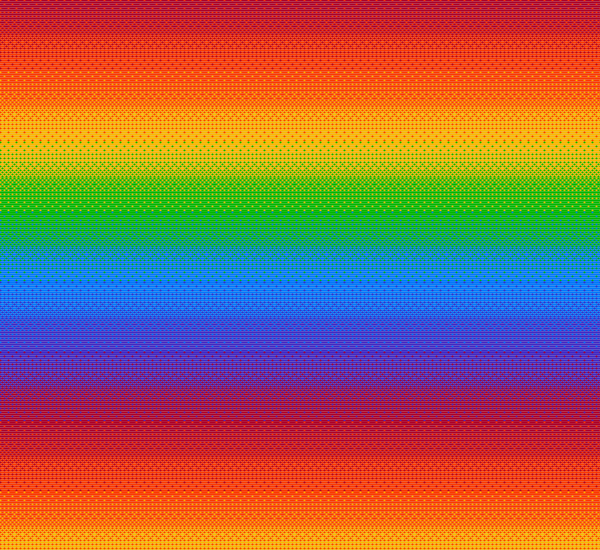
Frame 1 (no input)
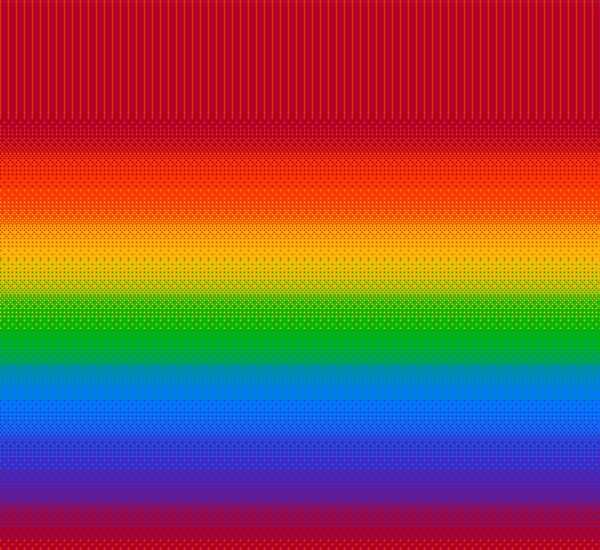
Frame 60 (the mouse pressed at the canvas centre just before this capture)
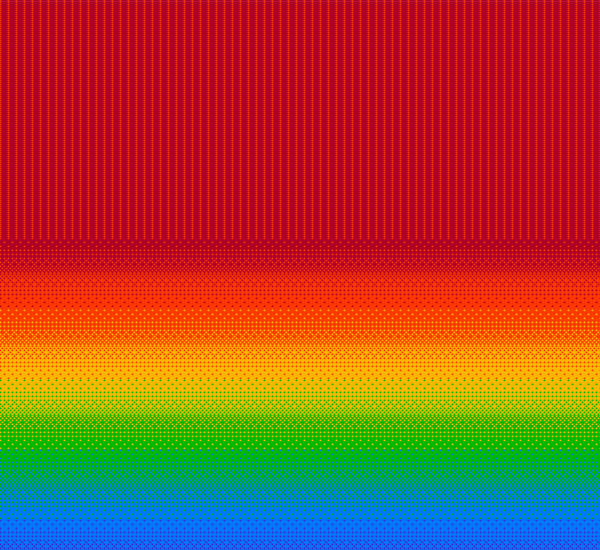
Frame 120 (the mouse held since frame 60 and released just before this capture)

The Processing sketch that drew these frames (run headless with seeded random() and noise(); from frame 60 on, the mouse is pressed at the canvas centre):

// Processing sketch: rainbow_loop
// ── rainbow_loop.pde
int x = 0;
int y = 0;
int row = 0;
//color[] palette = {
// color(255, 10, 0),
 
//};
void setup() {
  size(600, 550);
  frameRate(600);
}
void draw() {
  //scale(random(.5, 2));
  scale(2);
  
  //color red1 = color(255,30,0);
  
  //for loop?
  pixelGradient(row + 0 % height, 172, 0, 40, 252, 56, 0);
  pixelGradient(row + (35 * 1)+1 % height, 252, 56, 0, 252, 184, 0);
  pixelGradient(row + (35 * 2)+1 % height, 252, 184, 0, 0, 184, 0);
  pixelGradient(row + (35 * 3)+1 % height, 0, 184, 0, 0, 120, 252);
  pixelGradient(row + (35 * 4)+1 % height, 0, 120, 252, 64, 40, 196);
  pixelGradient(row + (35 * 5)+1 % height, 64, 40, 196, 172, 0, 40);  
  pixelGradient(row + (35 * 6)+1 % height, 172, 0, 40, 252, 56, 0);  
  pixelGradient(row + (35 * 7)+1 % height, 252, 56, 0, 252, 184, 0);
  pixelGradient(row + (35 * 8)+1 % height, 252, 184, 0, 0, 184, 0);
  pixelGradient(row + (35 * 9)+1 % height, 0, 184, 0, 0, 120, 252);
  pixelGradient(row + (35 * 10)+1 % height, 0, 120, 252, 64, 40, 196);
  pixelGradient(row + (35 * 11)+1 % height, 64, 40, 196, 172, 0, 40);  
  pixelGradient(row + (35 * 12)+1 % height, 172, 0, 40, 252, 56, 40); 
  
  //pixelGradient(0, 1, 165, 214, 120, 218, 255);
  //pixelGradient((35 * 1)+1, 120, 218, 255, 120, 218, 255);
  //pixelGradient((35 * 2)+1, 120, 218, 255, 1, 165, 214);
  //pixelGradient((35 * 3)+1, 1, 165, 214, 120, 218, 255);
  //pixelGradient((35 * 4)+1, 120, 218, 255, 166, 221, 166);
  //pixelGradient((35 * 5)+1, 166, 221, 166, 166, 221, 166);  
  //pixelGradient((35 * 6)+1, 166, 221, 166, 29, 193, 33);  
  //pixelGradient((35 * 7)+1, 29, 193, 33, 166, 221, 166);
   
  row = row + 1;
  if (row >= height) { 
    row = 0; 
  }
}
void pixelGradient(int row, int color1_r, int color1_g, int color1_b, int color2_r, int color2_g, int color2_b){
  line0(row + 0, color1_r, color1_g, color1_b, color2_r, color2_g, color2_b);
  line1(row + 1, color1_r, color1_g, color1_b);
  line2(row + 2, color1_r, color1_g, color1_b, color2_r, color2_g, color2_b);
  line1(row + 3, color1_r, color1_g, color1_b);
  line0(row + 4, color1_r, color1_g, color1_b, color2_r, color2_g, color2_b);
  line1(row + 5, color1_r, color1_g, color1_b);
  line3(row + 6, color1_r, color1_g, color1_b, color2_r, color2_g, color2_b);
  line1(row + 7, color1_r, color1_g, color1_b);
  line3(row + 8, color1_r, color1_g, color1_b, color2_r, color2_g, color2_b);
  line1(row + 9, color1_r, color1_g, color1_b);
  line3(row + 10, color1_r, color1_g, color1_b, color2_r, color2_g, color2_b);
  line4(row + 11, color1_r, color1_g, color1_b, color2_r, color2_g, color2_b);
  line3(row + 12, color1_r, color1_g, color1_b, color2_r, color2_g, color2_b);
  line5(row + 13, color1_r, color1_g, color1_b, color2_r, color2_g, color2_b);  
  line3(row + 14, color1_r, color1_g, color1_b, color2_r, color2_g, color2_b);  
  line6(row + 15, color1_r, color1_g, color1_b, color2_r, color2_g, color2_b);    
  line3(row + 16, color1_r, color1_g, color1_b, color2_r, color2_g, color2_b);  
  line6(row + 17, color1_r, color1_g, color1_b, color2_r, color2_g, color2_b);    
  
  line3(row + 18, color2_r, color2_g, color2_b, color1_r, color1_g, color1_b); 
  line6(row + 19, color2_r, color2_g, color2_b, color1_r, color1_g, color1_b); 
  line3(row + 20, color2_r, color2_g, color2_b, color1_r, color1_g, color1_b); 
  line5(row + 21, color2_r, color2_g, color2_b, color1_r, color1_g, color1_b);  
  line3(row + 22, color2_r, color2_g, color2_b, color1_r, color1_g, color1_b); 
  line4(row + 23, color2_r, color2_g, color2_b, color1_r, color1_g, color1_b); 
  line3(row + 24, color2_r, color2_g, color2_b, color1_r, color1_g, color1_b); 
  line1(row + 25, color2_r, color2_g, color2_b);
  line3(row + 26, color2_r, color2_g, color2_b, color1_r, color1_g, color1_b); 
  line1(row + 27, color2_r, color2_g, color2_b);
  line3(row + 28, color2_r, color2_g, color2_b, color1_r, color1_g, color1_b); 
  line1(row + 29, color2_r, color2_g, color2_b);
  line0(row + 30, color2_r, color2_g, color2_b, color1_r, color1_g, color1_b); 
  line1(row + 31, color2_r, color2_g, color2_b);
  line2(row + 32, color2_r, color2_g, color2_b, color1_r, color1_g, color1_b); 
  line1(row + 33, color2_r, color2_g, color2_b);
  line0(row + 34, color2_r, color2_g, color2_b, color1_r, color1_g, color1_b); 
  line1(row + 35, color2_r, color2_g, color2_b);
  
}
void line0(int row, int color1_r, int color1_g, int color1_b, int color2_r, int color2_g, int color2_b){
  x=0;
  stroke(color1_r, color1_g, color1_b);
  line(x, row, width, row);
  
  for (x = 0; x < width; x = x+4) {
    for (y = row; y < row+1; y++) {
      stroke(color2_r, color2_g, color2_b);
      point(x, y);
    } 
  }
}
void line1(int row, int color1_r, int color1_g, int color1_b){
  x = 0;
  stroke(color1_r, color1_g, color1_b);
  line(x, row, width, row); 
}
void line2(int row, int color1_r, int color1_g, int color1_b, int color2_r, int color2_g, int color2_b){
  x=0;
  stroke(color1_r, color1_g, color1_b);
  line(x, row, width, row);
  
  for (x = 2; x < width; x = x+4) {
    for (y = row; y < row+1; y++) {
      stroke(color2_r, color2_g, color2_b);
      point(x, y);
    } 
  }
}
void line3(int row, int color1_r, int color1_g, int color1_b, int color2_r, int color2_g, int color2_b){
  x=0;
  stroke(color1_r, color1_g, color1_b);
  line(x, row, width, row);
  
  for (x = 0; x < width; x = x+2) {
    for (y = row; y < row+1; y++) {
      stroke(color2_r, color2_g, color2_b);
      point(x, y);
    } 
  }
}
void line4(int row, int color1_r, int color1_g, int color1_b, int color2_r, int color2_g, int color2_b){
  x=0;
  stroke(color1_r, color1_g, color1_b);
  line(x, row, width, row);
  for (x = 3; x < width; x = x+4) {
    for (y = row; y < row+1; y++) {
      stroke(color2_r, color2_g, color2_b);
      point(x, y);
    } 
  }
}
void line5(int row, int color1_r, int color1_g, int color1_b, int color2_r, int color2_g, int color2_b){
  x=0;
  stroke(color1_r, color1_g, color1_b);
  line(x, row, width, row);
  for (x = 1; x < width; x = x+4) {
    for (y = row; y < row+1; y++) {
      stroke(color2_r, color2_g, color2_b);
      point(x, y);
    } 
  }
}
void line6(int row, int color1_r, int color1_g, int color1_b, int color2_r, int color2_g, int color2_b){
  x=0;
  stroke(color1_r, color1_g, color1_b);
  line(x, row, width, row);
  for (x = 1; x < width; x = x+2) {
    for (y = row; y < row+1; y++) {
      stroke(color2_r, color2_g, color2_b);
      point(x, y);
    } 
  }
}
